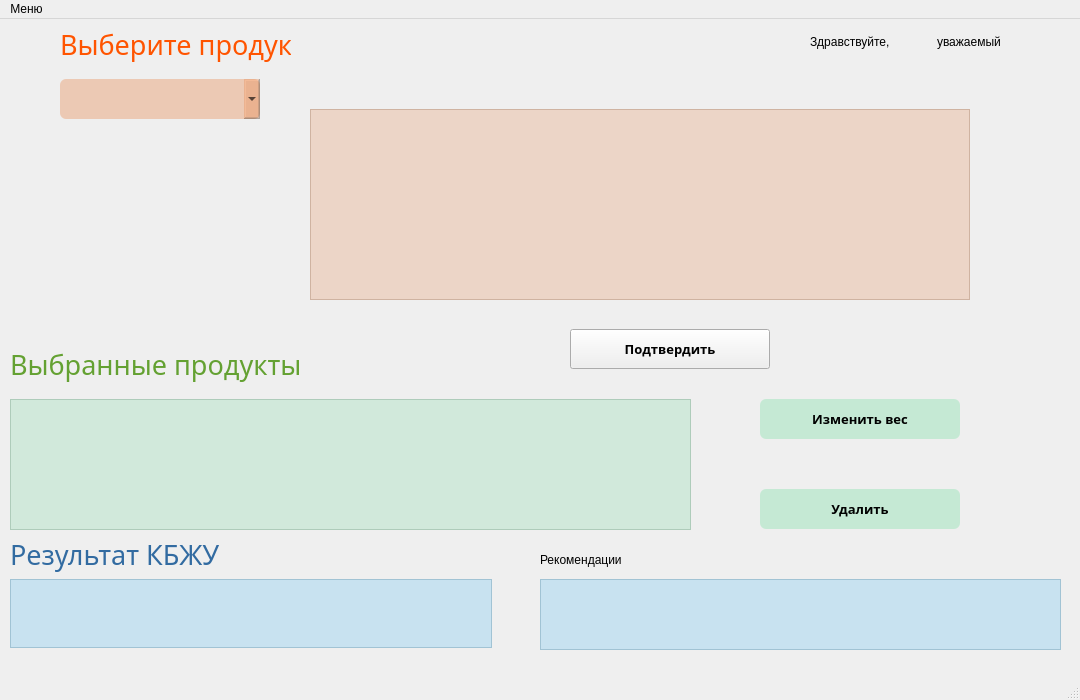
<?xml version="1.0" encoding="UTF-8"?>
<ui version="4.0">
 <class>MainWindow</class>
 <widget class="QMainWindow" name="MainWindow">
  <property name="geometry">
   <rect>
    <x>0</x>
    <y>0</y>
    <width>1080</width>
    <height>700</height>
   </rect>
  </property>
  <property name="minimumSize">
   <size>
    <width>1080</width>
    <height>700</height>
   </size>
  </property>
  <property name="maximumSize">
   <size>
    <width>1080</width>
    <height>700</height>
   </size>
  </property>
  <property name="windowTitle">
   <string>FitFat</string>
  </property>
  <property name="autoFillBackground">
   <bool>false</bool>
  </property>
  <property name="styleSheet">
   <string notr="true"/>
  </property>
  <widget class="QWidget" name="centralwidget">
   <property name="styleSheet">
    <string notr="true"/>
   </property>
   <widget class="QTableWidget" name="tableWidget">
    <property name="geometry">
     <rect>
      <x>310</x>
      <y>90</y>
      <width>660</width>
      <height>191</height>
     </rect>
    </property>
    <property name="font">
     <font>
      <family>Segoe UI</family>
      <pointsize>9</pointsize>
      <weight>50</weight>
      <bold>false</bold>
     </font>
    </property>
    <property name="styleSheet">
     <string notr="true">background-color: rgba(232,187,159, 0.5);

QHeaderView:: background-color: red;
horizontalHeader:color red;</string>
    </property>
    <property name="editTriggers">
     <set>QAbstractItemView::NoEditTriggers</set>
    </property>
    <property name="selectionMode">
     <enum>QAbstractItemView::SingleSelection</enum>
    </property>
    <property name="selectionBehavior">
     <enum>QAbstractItemView::SelectRows</enum>
    </property>
    <property name="gridStyle">
     <enum>Qt::SolidLine</enum>
    </property>
    <attribute name="horizontalHeaderVisible">
     <bool>false</bool>
    </attribute>
    <attribute name="horizontalHeaderCascadingSectionResizes">
     <bool>true</bool>
    </attribute>
    <attribute name="horizontalHeaderMinimumSectionSize">
     <number>42</number>
    </attribute>
    <attribute name="horizontalHeaderDefaultSectionSize">
     <number>122</number>
    </attribute>
    <attribute name="verticalHeaderVisible">
     <bool>false</bool>
    </attribute>
    <attribute name="verticalHeaderDefaultSectionSize">
     <number>37</number>
    </attribute>
   </widget>
   <widget class="QTableWidget" name="tableWidget_2">
    <property name="geometry">
     <rect>
      <x>10</x>
      <y>380</y>
      <width>681</width>
      <height>131</height>
     </rect>
    </property>
    <property name="styleSheet">
     <string notr="true">background-color: rgba(179,227,199, 0.5);</string>
    </property>
    <property name="editTriggers">
     <set>QAbstractItemView::NoEditTriggers</set>
    </property>
    <property name="dragDropOverwriteMode">
     <bool>true</bool>
    </property>
    <property name="selectionMode">
     <enum>QAbstractItemView::SingleSelection</enum>
    </property>
    <property name="selectionBehavior">
     <enum>QAbstractItemView::SelectRows</enum>
    </property>
    <attribute name="verticalHeaderVisible">
     <bool>false</bool>
    </attribute>
   </widget>
   <widget class="QTableWidget" name="tableResult">
    <property name="geometry">
     <rect>
      <x>10</x>
      <y>560</y>
      <width>482</width>
      <height>69</height>
     </rect>
    </property>
    <property name="minimumSize">
     <size>
      <width>0</width>
      <height>0</height>
     </size>
    </property>
    <property name="baseSize">
     <size>
      <width>0</width>
      <height>0</height>
     </size>
    </property>
    <property name="styleSheet">
     <string notr="true">background-color: rgba(160,213,240, 0.5);</string>
    </property>
    <property name="editTriggers">
     <set>QAbstractItemView::NoEditTriggers</set>
    </property>
    <property name="selectionMode">
     <enum>QAbstractItemView::NoSelection</enum>
    </property>
    <attribute name="verticalHeaderVisible">
     <bool>false</bool>
    </attribute>
   </widget>
   <widget class="QComboBox" name="comboBox">
    <property name="geometry">
     <rect>
      <x>60</x>
      <y>60</y>
      <width>200</width>
      <height>40</height>
     </rect>
    </property>
    <property name="font">
     <font>
      <family>Bebas Neue</family>
      <pointsize>10</pointsize>
      <weight>75</weight>
      <bold>true</bold>
     </font>
    </property>
    <property name="cursor">
     <cursorShape>PointingHandCursor</cursorShape>
    </property>
    <property name="whatsThis">
     <string/>
    </property>
    <property name="accessibleName">
     <string/>
    </property>
    <property name="accessibleDescription">
     <string/>
    </property>
    <property name="styleSheet">
     <string notr="true">background-color: rgba(231, 142, 88,100);
border-radius: 6px;</string>
    </property>
   </widget>
   <widget class="QPushButton" name="Choice_of_products">
    <property name="geometry">
     <rect>
      <x>570</x>
      <y>310</y>
      <width>200</width>
      <height>40</height>
     </rect>
    </property>
    <property name="font">
     <font>
      <family>Bebas Neue</family>
      <pointsize>10</pointsize>
      <weight>75</weight>
      <bold>true</bold>
     </font>
    </property>
    <property name="cursor">
     <cursorShape>PointingHandCursor</cursorShape>
    </property>
    <property name="styleSheet">
     <string notr="true">background-color: rgba(231, 142, 88,100);
border-radius: 6px;

/*opacity: 0.5;
</string>
    </property>
    <property name="text">
     <string>Подтвердить</string>
    </property>
   </widget>
   <widget class="QPushButton" name="to_Change">
    <property name="geometry">
     <rect>
      <x>760</x>
      <y>380</y>
      <width>200</width>
      <height>40</height>
     </rect>
    </property>
    <property name="font">
     <font>
      <family>Bebas Neue</family>
      <pointsize>10</pointsize>
      <weight>75</weight>
      <bold>true</bold>
     </font>
    </property>
    <property name="cursor">
     <cursorShape>PointingHandCursor</cursorShape>
    </property>
    <property name="styleSheet">
     <string notr="true">background-color: rgba(133, 224, 171,100);
border-radius: 6px;
</string>
    </property>
    <property name="text">
     <string>Изменить вес</string>
    </property>
   </widget>
   <widget class="QPushButton" name="Delete_Button">
    <property name="geometry">
     <rect>
      <x>760</x>
      <y>470</y>
      <width>200</width>
      <height>40</height>
     </rect>
    </property>
    <property name="font">
     <font>
      <family>Bebas Neue</family>
      <pointsize>10</pointsize>
      <weight>75</weight>
      <bold>true</bold>
     </font>
    </property>
    <property name="cursor">
     <cursorShape>PointingHandCursor</cursorShape>
    </property>
    <property name="styleSheet">
     <string notr="true">background-color: rgba(133, 224, 171,100);
border-radius: 6px;</string>
    </property>
    <property name="text">
     <string>Удалить</string>
    </property>
   </widget>
   <widget class="QLabel" name="label">
    <property name="geometry">
     <rect>
      <x>10</x>
      <y>510</y>
      <width>221</width>
      <height>51</height>
     </rect>
    </property>
    <property name="font">
     <font>
      <family>DS Brushes</family>
      <pointsize>20</pointsize>
     </font>
    </property>
    <property name="styleSheet">
     <string notr="true">color: rgba(50,107,161);</string>
    </property>
    <property name="text">
     <string>Результат КБЖУ</string>
    </property>
   </widget>
   <widget class="QLabel" name="label_2">
    <property name="geometry">
     <rect>
      <x>10</x>
      <y>320</y>
      <width>351</width>
      <height>51</height>
     </rect>
    </property>
    <property name="font">
     <font>
      <family>DS Brushes</family>
      <pointsize>20</pointsize>
     </font>
    </property>
    <property name="styleSheet">
     <string notr="true">color: rgba(100,161,50);</string>
    </property>
    <property name="text">
     <string>Выбранные продукты</string>
    </property>
   </widget>
   <widget class="QLabel" name="label_3">
    <property name="geometry">
     <rect>
      <x>60</x>
      <y>0</y>
      <width>231</width>
      <height>51</height>
     </rect>
    </property>
    <property name="font">
     <font>
      <family>DS Brushes</family>
      <pointsize>20</pointsize>
     </font>
    </property>
    <property name="styleSheet">
     <string notr="true">color: rgba(255,84,0);</string>
    </property>
    <property name="text">
     <string>Выберите продукт</string>
    </property>
   </widget>
   <widget class="QLabel" name="label_4">
    <property name="geometry">
     <rect>
      <x>540</x>
      <y>520</y>
      <width>171</width>
      <height>41</height>
     </rect>
    </property>
    <property name="styleSheet">
     <string notr="true">font: 14pt &quot;MS Shell Dlg 2&quot;;</string>
    </property>
    <property name="text">
     <string>Рекомендации</string>
    </property>
   </widget>
   <widget class="QTableWidget" name="table_recom">
    <property name="geometry">
     <rect>
      <x>540</x>
      <y>560</y>
      <width>521</width>
      <height>71</height>
     </rect>
    </property>
    <property name="styleSheet">
     <string notr="true">background-color: rgba(160,213,240, 0.5);</string>
    </property>
   </widget>
   <widget class="QWidget" name="layoutWidget">
    <property name="geometry">
     <rect>
      <x>810</x>
      <y>10</y>
      <width>248</width>
      <height>26</height>
     </rect>
    </property>
    <layout class="QHBoxLayout" name="horizontalLayout">
     <item>
      <widget class="QLabel" name="label_5">
       <property name="styleSheet">
        <string notr="true">
font: 10pt &quot;MS Shell Dlg 2&quot;;</string>
       </property>
       <property name="text">
        <string>Здравствуйте,</string>
       </property>
      </widget>
     </item>
     <item>
      <widget class="QLabel" name="gest">
       <property name="styleSheet">
        <string notr="true">font: 10pt &quot;MS Shell Dlg 2&quot;;</string>
       </property>
       <property name="text">
        <string>уважаемый</string>
       </property>
      </widget>
     </item>
    </layout>
   </widget>
  </widget>
  <widget class="QMenuBar" name="menubar">
   <property name="geometry">
    <rect>
     <x>0</x>
     <y>0</y>
     <width>1080</width>
     <height>25</height>
    </rect>
   </property>
   <widget class="QMenu" name="menu">
    <property name="title">
     <string>Меню</string>
    </property>
    <addaction name="separator"/>
    <addaction name="action"/>
   </widget>
   <addaction name="menu"/>
  </widget>
  <widget class="QStatusBar" name="statusbar"/>
  <action name="action">
   <property name="text">
    <string>Помощь</string>
   </property>
  </action>
  <action name="new_user">
   <property name="text">
    <string>Новый пользователь</string>
   </property>
  </action>
  <action name="user_change">
   <property name="text">
    <string>Выбор пользователя</string>
   </property>
  </action>
 </widget>
 <resources/>
 <connections/>
</ui>
